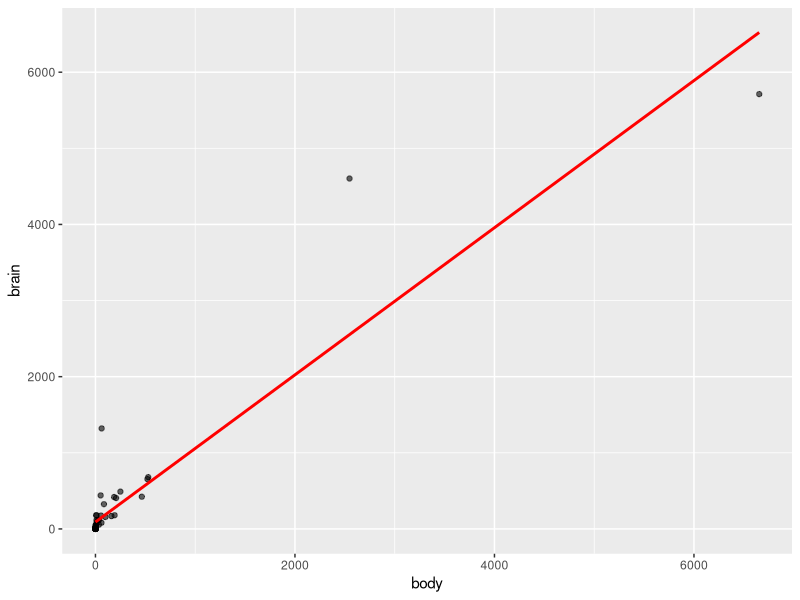
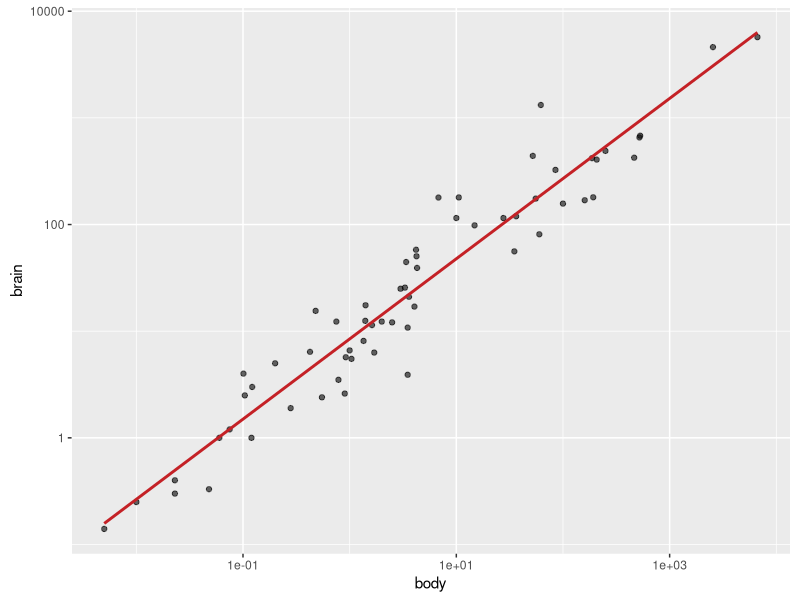
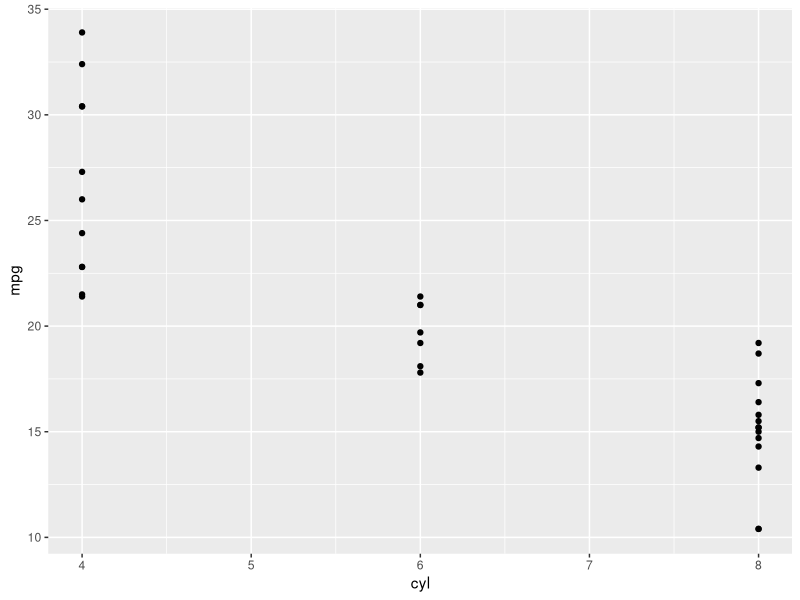
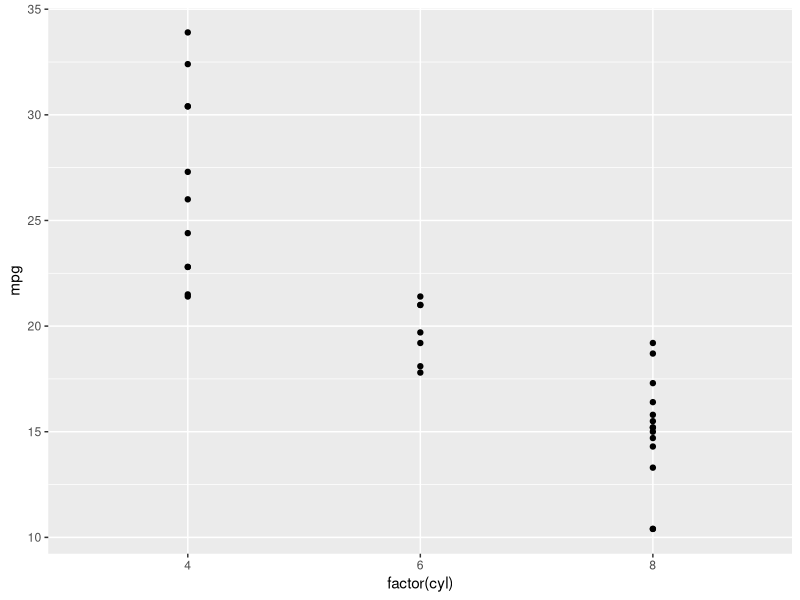
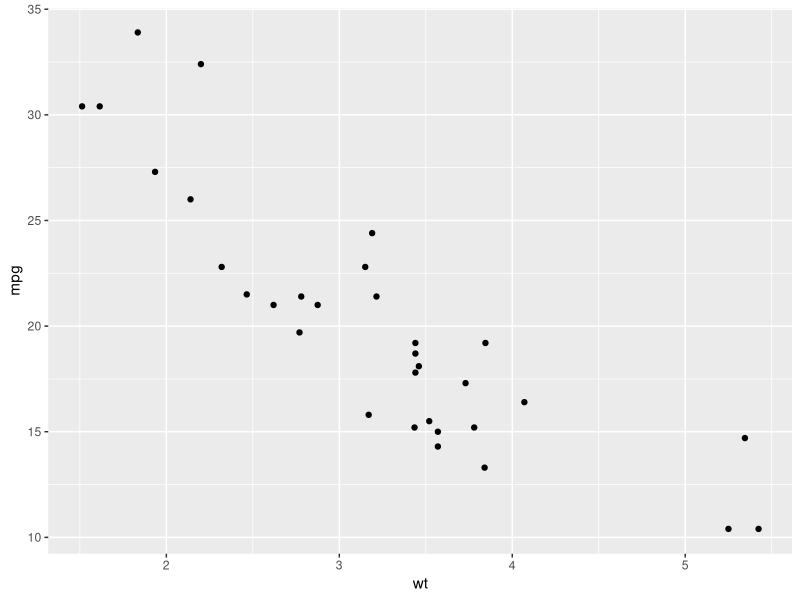
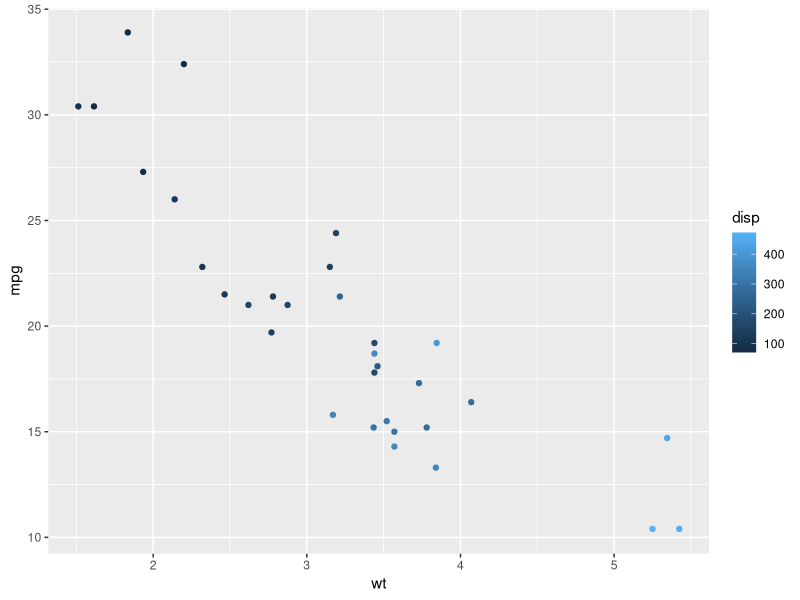
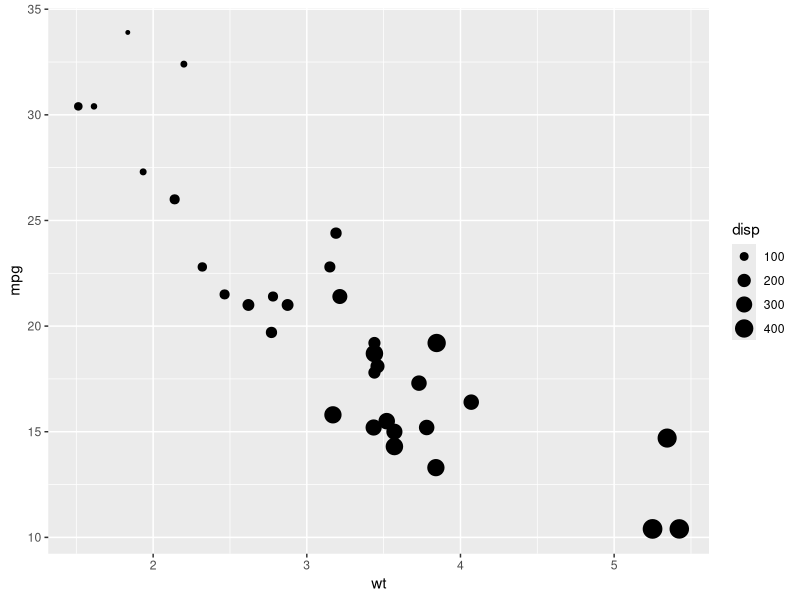
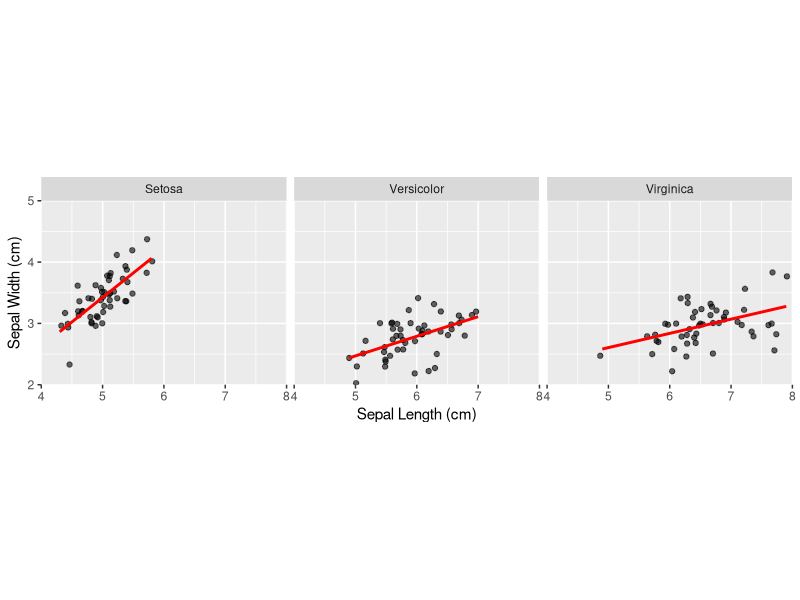

These figures' R source, in order:
## ---- chunk 1
library(MASS)
library(ggplot2)
ggplot(mammals, aes(x = body, y = brain)) +
        geom_point(alpha = 0.6) +
        stat_smooth(method = "lm",
                    col = "red",
                    se = FALSE)
#the line above is a poor fit
#use log to get a better line
ggplot(mammals, aes(x = body, y = brain)) +
        geom_point(alpha = 0.6) +
        coord_fixed() + 
        scale_x_log10() +
        scale_y_log10() +
        stat_smooth(method = "lm",
                    col = "#C42126",
                    se = FALSE,
                    size = 1)

## ---- chunk 2
# Load the ggplot2 package
library(ggplot2)

# Explore the mtcars data frame with str()
str(mtcars)

# Execute the following command
ggplot(mtcars, aes(x = cyl, y = mpg)) +
  geom_point()

## ---- chunk 3
# Load the ggplot2 package
library(ggplot2)

# Change the command below so that cyl is treated as factor
ggplot(mtcars, aes(x = factor(cyl), y = mpg)) +
  geom_point()

## ---- chunk 4
library(ggplot2)
# A scatter plot has been made for you
ggplot(mtcars, aes(x = wt, y = mpg)) +
  geom_point()

# Replace ___ with the correct column
ggplot(mtcars, 
       aes(x = wt, 
           y = mpg, 
           color = disp)) +
  geom_point()

# Replace ___ with the correct column
ggplot(mtcars, 
       aes(x = wt, 
           y = mpg, 
           size = disp)) +
  geom_point()

#Understanding Variables
#In the previous exercise you saw that disp can be mapped onto a color gradient or onto a continuous size scale.

#Another argument of aes() is the shape of the points. There are a finite number of shapes which ggplot() can automatically assign to the points. However, if you try this command in the console to the right:

#ggplot(mtcars, aes(x = wt, y = mpg, shape = disp)) +
#  geom_point()

#It gives an error. What does this mean?
#The error message 'A continuous variable can not be mapped to shape', means that shape doesn't exist on a continuous scale here.
## ---- chunk 5
levels(iris$Species) <- c("Setosa", "Versicolor", "Virginica")
#data
ggplot(iris,
       #Now aesthetics
       aes(x = Sepal.Length,
           y = Sepal.Width)) +
        #then geometries
        geom_jitter(alpha = 0.6) + 
        #followed by facets
        facet_grid(. ~ Species) +
        #add statistics for understanding
        stat_smooth(method = "lm",
                    se = F,
                    col = "red") +
        #coordinates come last
        scale_y_continuous("Sepal Width (cm)",
                           limits = c(2, 5), 
                           expand = c(0, 0)) +
        scale_x_continuous("Sepal Length (cm)",
                           limits = c(4, 8), 
                           expand = c(0, 0)) +
        coord_equal()
#use themes to add production quality details

